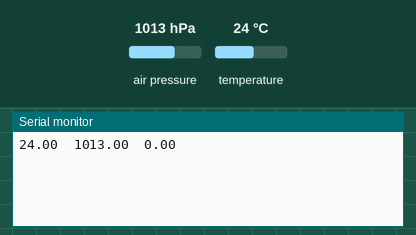
Recording of a sketch running on a simulated Arduino Uno, built with avr-gcc and run on an emulated ATmega328P. Parts: the last lines printed to the serial monitor. The inputs (shaded band) are chosen by the test bench; at power-on: air pressure 1013 hPa, temperature 24 °C.

Above: at 1.2 s.
1.3 s: air pressure set to 952 hPa
At 2.3 s:
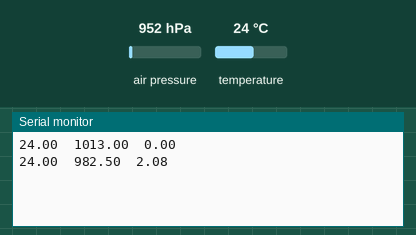
3.6 s: temperature set to 12 °C
At 5.3 s:
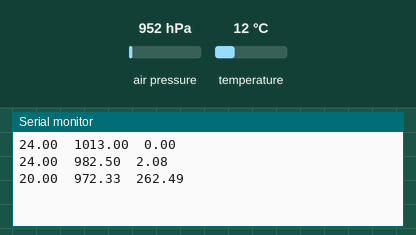
5.9 s: air pressure set to 975 hPa
At 7.0 s:
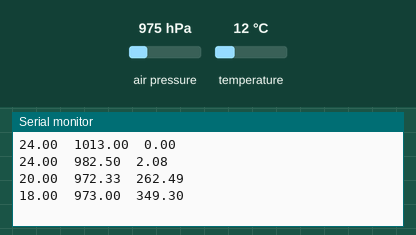
Timing chart, 0 to 8.9 s (numbered marks = the images above; inputs shaded):
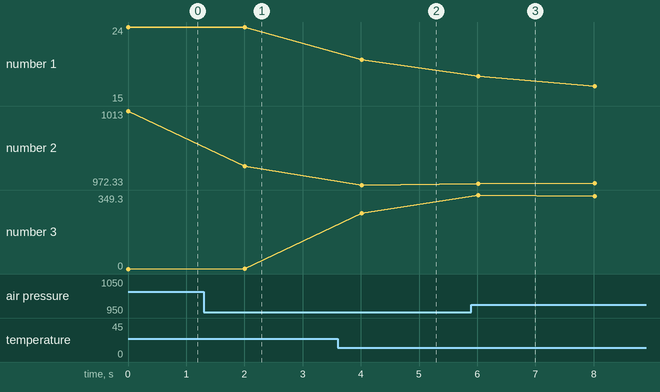

The sketch:

bmp_sensor_only.ino
```cpp
#include <Wire.h>
#include <SPI.h>
#include <Adafruit_BMP280.h>
#include "Adafruit_Sensor.h"

Adafruit_BMP280 bmp; // use I2C interface
int count = 0;
float sum_t = 0, sum_p = 0, sum_a = 0, mean_t = 0, mean_p = 0, mean_a = 0;

void setup() {
  // put your setup code here, to run once:
  bmp.begin(0x76);
  Serial.begin(9600);
}

void loop() {
  // put your main code here, to run repeatedly:
  count++;
  float temp = bmp.readTemperature();
  sum_t = sum_t + temp;
  mean_t = sum_t/count;
  // Serial.print("Temperature: ");
  // Serial.print(temp);
  // Serial.println("");
  Serial.print(mean_t);
  Serial.print("\t");

  float pressure = bmp.readPressure();
  // Serial.print("Pressure: ");
  // Serial.print(pressure/100);
  sum_p = sum_p + pressure;
  mean_p = sum_p/count;
  Serial.print(mean_p/100);
  Serial.print("\t");

  float altitude = bmp.readAltitude();
  // Serial.print("Altitude: ");
  // Serial.print(altitude);
  // Serial.println("");
  Serial.println(mean_a);
  sum_a = sum_a + altitude;
  mean_a = sum_a/count;
  delay(2000);
}
```

Measured:
- after the input at 1.3 s, the serial monitor: prints a new line after 0.71 s (image 1)
- after the input at 3.6 s, the serial monitor: prints a new line after 0.41 s (image 2)
- after the input at 5.9 s, the serial monitor: prints a new line after 0.12 s (image 3)
- plotted number 1: 24 → 20 after the input at 3.6 s
- plotted number 2: 1013 → 982.5 after the input at 1.3 s, 972.33 → 974 after the input at 5.9 s
- plotted number 3: 262.49 → 334.52 after the input at 5.9 s
